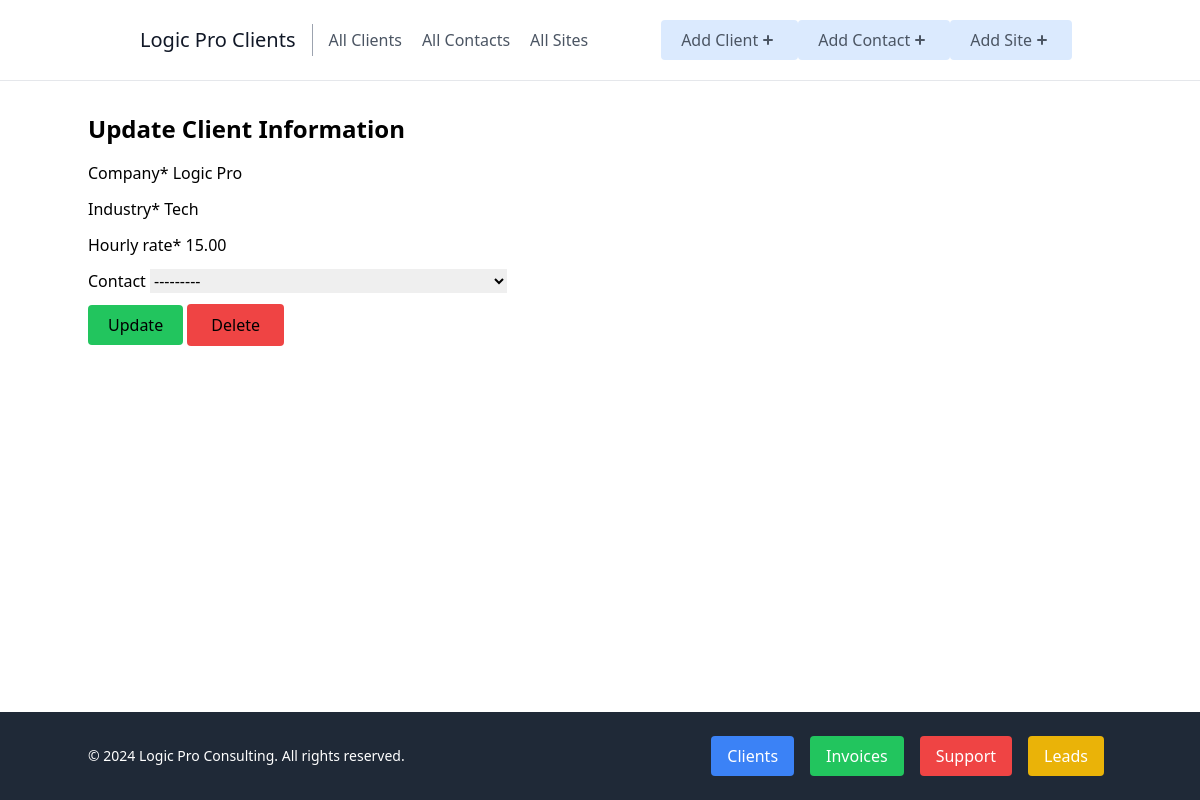
The app's page /clients/update/client/4/ with its own data.
### clients/models.py (models this page shows, shortened)
class Client(models.Model):
    company = models.CharField(max_length=100)
    industry = models.CharField(max_length=100)
    hourly_rate = models.DecimalField(max_digits=5, decimal_places=2)
    created_at = models.DateTimeField(auto_now_add=True)
    updated_at = models.DateTimeField(auto_now=True)
    balance = models.DecimalField(max_digits=10, decimal_places=2, default=0, blank=True)
    contact = models.ForeignKey(Contact, on_delete=models.CASCADE, related_name='client_contact', null=True, blank=True)
    invoice_contact = models.ForeignKey(Contact, on_delete=models.CASCADE, related_name='invoice_contact', null=True, blank=True)

class Contact(models.Model):
    first_name = models.CharField(max_length=100)
    last_name = models.CharField(max_length=100)
    email = models.EmailField(max_length=100)
    job_title = models.CharField(max_length=100, default='N/A')
    office_phone = models.CharField(max_length=20)
    cell_phone = models.CharField(max_length=20)
    home_phone = models.CharField(max_length=20)
    created_at = models.DateTimeField(auto_now_add=True)
    updated_at = models.DateTimeField(auto_now=True)
    company = models.ForeignKey('Client', on_delete=models.CASCADE, related_name='company_account', null=True, blank=True)
    def __str__(self):
        return f'{self.first_name} {self.last_name} with {self.company.company}'

### clients/views.py (the view)
# urls.py: path('clients/update/client/<int:pk>/', update_client, name='update-client'),
def update_client(request, pk): # update a client
    client = get_object_or_404(Client, pk=pk)
    if request.method == 'POST':
        form = ClientForm(request.POST, instance=client)
        if form.is_valid():
            form.save()
            return redirect(reverse('client-detail', kwargs={'pk': pk}))
    else:
        form = ClientForm(instance=client)
    return render(request, 'clients/update_client.html', {'form': form, 'client': client})

### clients/forms.py
class ClientForm(forms.ModelForm):
    class Meta:
        model = Client
        fields = [
            'company',
            'industry',
            'hourly_rate',
            'contact',
        ]

### clients/templates/clients/update_client.html (shortened to what this page needs)
{% extends 'clients/_base.html' %}
{% load crispy_forms_tags %}
{% block content %}
<div class="container mx-auto mt-8">
    <h1 class="text-2xl font-bold mb-4">Update Client Information</h1>
    <form method="post">
        {{ form|crispy }}
        <input class="rounded px-5 py-2 bg-green-500 hover:cursor-pointer" type="submit" value="Update">
        <a href="{% url 'delete-client' client.id %}" class="rounded px-6 py-2.5 bg-red-500 hover:cursor-pointer">Delete</a>
    </form>
</div>
{% endblock %}

### records on screen
Client: company "Logic Pro", industry "Tech", hourly_rate "15.00", contact "---------"
